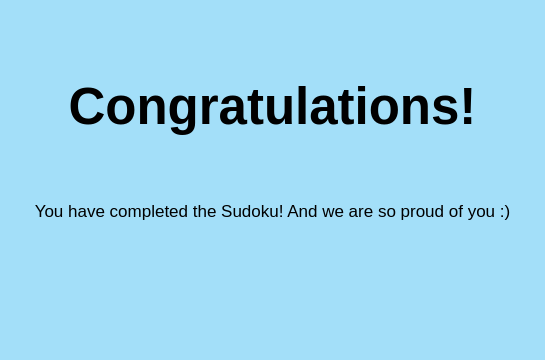
<?xml version="1.0" encoding="UTF-8"?>
<ui version="4.0">
 <class>WinnerWindow</class>
 <widget class="QWidget" name="WinnerWindow">
  <property name="geometry">
   <rect>
    <x>0</x>
    <y>0</y>
    <width>545</width>
    <height>360</height>
   </rect>
  </property>
  <property name="windowTitle">
   <string>Form</string>
  </property>
  <property name="styleSheet">
   <string notr="true">background-color: rgb(163, 223, 249);</string>
  </property>
  <widget class="QLabel" name="label">
   <property name="geometry">
    <rect>
     <x>0</x>
     <y>40</y>
     <width>545</width>
     <height>131</height>
    </rect>
   </property>
   <property name="font">
    <font>
     <pointsize>38</pointsize>
     <bold>true</bold>
    </font>
   </property>
   <property name="text">
    <string>Congratulations!</string>
   </property>
   <property name="alignment">
    <set>Qt::AlignCenter</set>
   </property>
  </widget>
  <widget class="QLabel" name="label_2">
   <property name="geometry">
    <rect>
     <x>0</x>
     <y>180</y>
     <width>545</width>
     <height>61</height>
    </rect>
   </property>
   <property name="font">
    <font>
     <pointsize>13</pointsize>
    </font>
   </property>
   <property name="text">
    <string>You have completed the Sudoku! And we are so proud of you :)</string>
   </property>
   <property name="alignment">
    <set>Qt::AlignCenter</set>
   </property>
  </widget>
 </widget>
 <resources/>
 <connections/>
</ui>
